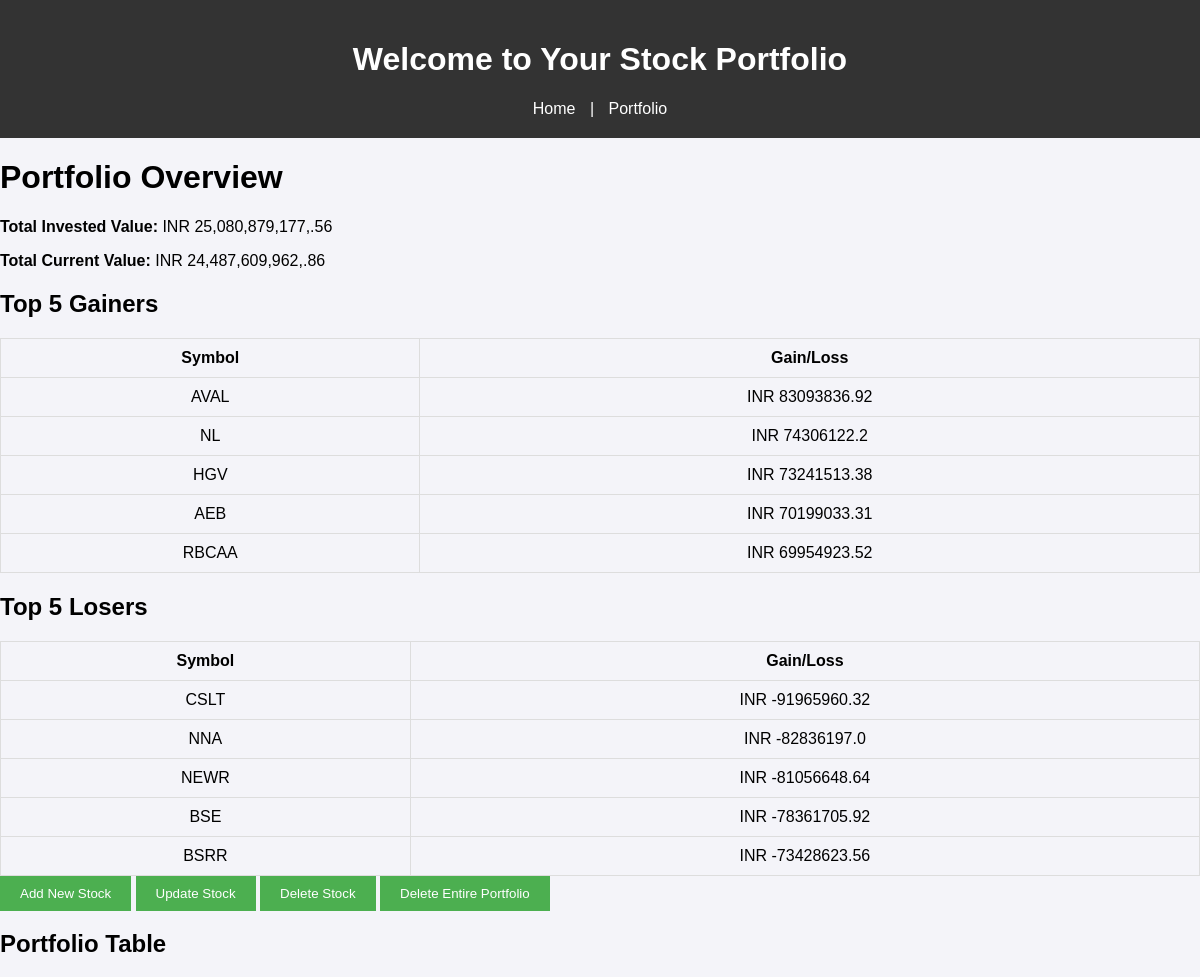
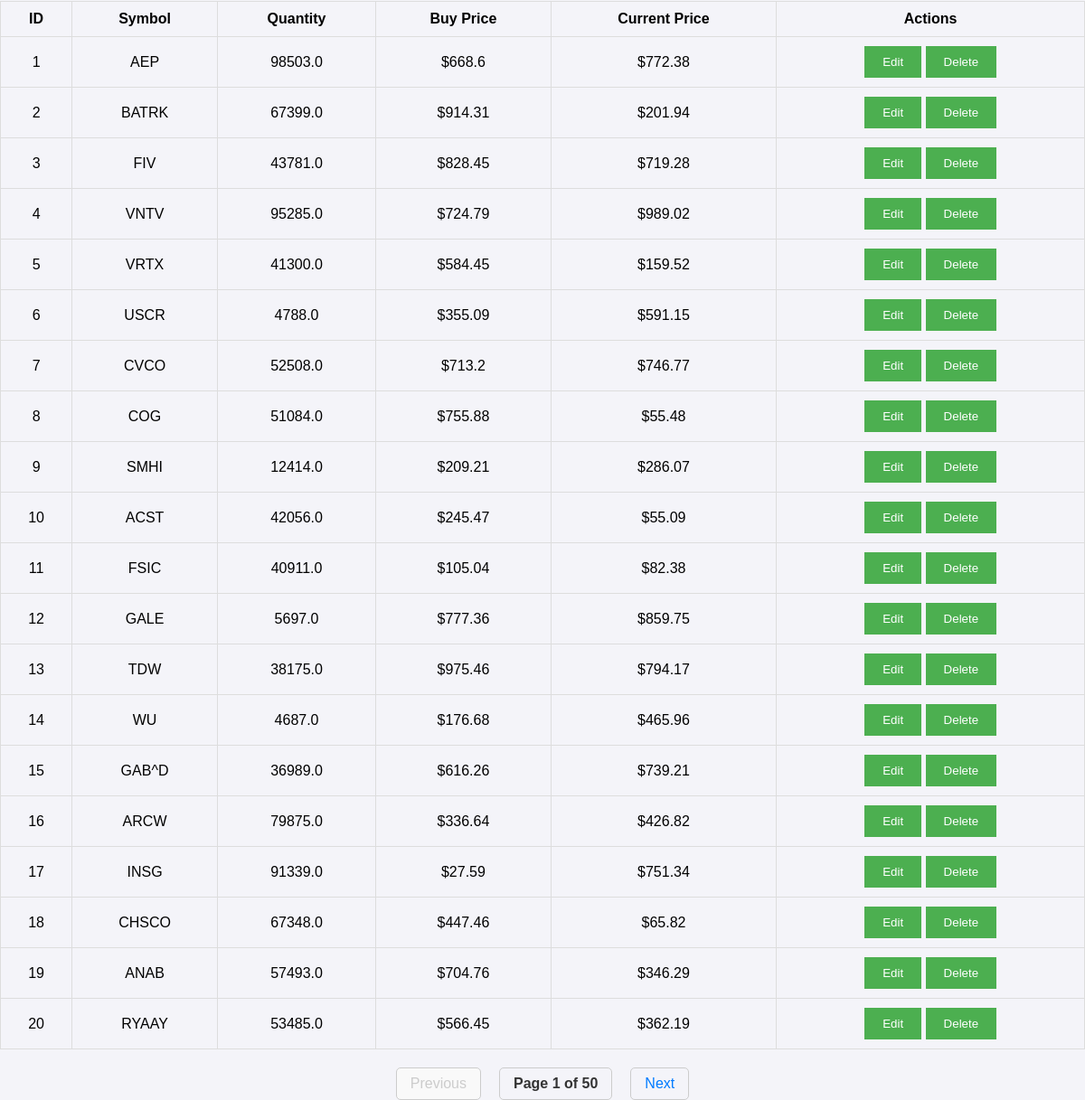
The app's page /portfolio with its own data (2 pictures, top to bottom).
### app.py (models this page shows, shortened)
class Portfolio(db.Model):
    id = db.Column(db.Integer, primary_key=True)
    symbol = db.Column(db.String(50), nullable=False)
    quantity = db.Column(db.Float, nullable=False)
    buyPrice = db.Column(db.Float, nullable=False)
    currentPrice = db.Column(db.Float, nullable=False)

### app.py (the view)
@app.route('/portfolio')
def portfolio():
    page = request.args.get('page', 1, type=int)
    per_page = 20  # Show 20 records per page
    all_stocks = Portfolio.query.all()
    portfolio = []
    total_invested = 0
    total_current_value = 0
    for stock in all_stocks:
        gain_loss = (stock.currentPrice - stock.buyPrice) * stock.quantity
        portfolio.append({
            'id': stock.id,
            'symbol': stock.symbol,
            'quantity': stock.quantity,
            'buyPrice': stock.buyPrice,
            'currentPrice': stock.currentPrice,
            'gain_loss': gain_loss
        })
    total_invested = round(sum(stock['quantity'] * stock['buyPrice'] for stock in portfolio), 2)
    total_current_value = round(sum(stock['quantity'] * stock['currentPrice'] for stock in portfolio), 2)
    formatted_total_invested = format_in_indian_number_format(total_invested)
    formatted_total_current_value = format_in_indian_number_format(total_current_value)
    sorted_portfolio = sorted(portfolio, key=lambda x: x['gain_loss'], reverse=True)
    top_gainers = sorted_portfolio[:5]
    top_losers = sorted(portfolio, key=lambda x: x['gain_loss'])[:5]
    paginated_portfolio = Portfolio.query.paginate(page=page, per_page=per_page, error_out=False)
    return render_template(
        'portfolio.html',
        total_invested=formatted_total_invested,
        total_current_value=formatted_total_current_value,
        top_gainers=top_gainers,
        top_losers=top_losers,
        pagination=paginated_portfolio
    )

### app.py (called while the page is built)
def format_in_indian_number_format(number):
    if number is None:
        return "0"
    num_str = str(number)
    num_str = num_str[::-1]
    formatted = []
    for i in range(0, len(num_str), 3):
        formatted.append(num_str[i:i+3])
    return ",".join(formatted)[::-1]

### templates/portfolio.html (shortened to what this page needs)
<!DOCTYPE html>
<html lang="en">
<head>
    <link rel="stylesheet" href="{{ url_for('static', filename='css/styles.css') }}">
</head>
<body>
    <header>
        <h1>Welcome to Your Stock Portfolio</h1>
        <nav>
            <a href="/">Home</a> |
            <a href="/portfolio">Portfolio</a>
        </nav>
    </header>
    <div class="container">
        <h1>Portfolio Overview</h1>
        <div class="summary">
            <p><strong>Total Invested Value:</strong> INR <span id="total-invested">{{ total_invested }}</span></p>
            <p><strong>Total Current Value:</strong> INR <span id="total-current-value">{{ total_current_value }}</span></p>
        </div>
        <div class="top-gainers">
            <h2>Top 5 Gainers</h2>
            <table>
                <thead>
                    <tr>
                        <th>Symbol</th>
                        <th>Gain/Loss</th>
                    </tr>
                </thead>
                <tbody>
                    {% for stock in top_gainers %}
                    <tr>
                        <td>{{ stock.symbol }}</td>
                        <td>INR {{ stock.gain_loss | round(2) }}</td>
                    </tr>
                    {% endfor %}
                </tbody>
            </table>
        </div>
        <div class="top-losers">
            <h2>Top 5 Losers</h2>
            <table>
                <thead>
                    <tr>
                        <th>Symbol</th>
                        <th>Gain/Loss</th>
                    </tr>
                </thead>
                <tbody>
                    {% for stock in top_losers %}
                    <tr>
                        <td>{{ stock.symbol }}</td>
                        <td>INR {{ stock.gain_loss | round(2) }}</td>
                    </tr>
                    {% endfor %}
                </tbody>
            </table>
        </div>
        <div class="crud-buttons">
            <button id="add-stock-btn">Add New Stock</button>
            <button id="update-stock-btn">Update Stock</button>
            <button id="delete-stock-btn">Delete Stock</button>
            <button id="delete-all-btn" class="btn btn-danger">Delete Entire Portfolio</button>
        </div>
        <h2>Portfolio Table</h2>
        <table>
            <thead>
                <tr>
                    <th>ID</th>
                    <th>Symbol</th>
                    <th>Quantity</th>
                    <th>Buy Price</th>
                    <th>Current Price</th>
                    <th>Actions</th>
                </tr>
            </thead>
            <tbody>
                {% for stock in pagination.items %}
                    <tr>
                        <td>{{ stock.id }}</td>
                        <td>{{ stock.symbol }}</td>
                        <td>{{ stock.quantity }}</td>
                        <td>${{ stock.buyPrice }}</td>
                        <td>${{ stock.currentPrice }}</td>
                        <td>
                            <button>Edit</button>
                            <button>Delete</button>
                        </td>
                    </tr>
                {% endfor %}
            </tbody>
        </table>
        <div class="pagination">
            {% if pagination.has_prev %}
                <a href="{{ url_for('portfolio', page=pagination.prev_num) }}" class="prev">Previous</a>
            {% else %}
                <span class="disabled">Previous</span>
            {% endif %}
            <span class="current-page">Page {{ pagination.page }} of {{ pagination.pages }}</span>
            {% if pagination.has_next %}
                <a href="{{ url_for('portfolio', page=pagination.next_num) }}" class="next">Next</a>
            {% else %}
                <span class="disabled">Next</span>
            {% endif %}
        </div>
</body>
</html>

### static/css/styles.css (style rules this page uses)
body { font-family: Arial, sans-serif; margin: 0; padding: 0; background-color: #f4f4f9; }
header { background-color: #333; color: white; padding: 20px; text-align: center; }
nav a { color: white; margin: 0 10px; text-decoration: none; }
table { width: 100%; border-collapse: collapse; margin-top: 20px; }
table, th, td { border: 1px solid #ddd; }
th, td { padding: 10px; text-align: center; }
button { padding: 10px 20px; background-color: #4CAF50; color: white; border: none; cursor: pointer; }
.pagination { display: flex; justify-content: center; align-items: center; margin-top: 20px; font-size: 16px; }
.pagination a, .pagination span { margin: 0 10px; padding: 8px 15px; text-decoration: none; color: #007bff; border: 1px solid #ccc; border-radius: 5px; }
.pagination .disabled { color: #ccc; pointer-events: none; border: 1px solid #ccc; background-color: #f9f9f9; }
.pagination .current-page { font-weight: bold; color: #333; }

### records on screen
Portfolio: symbol "AVAL", gain_loss "83093836.92"
Portfolio: symbol "NL", gain_loss "74306122.2"
Portfolio: symbol "HGV", gain_loss "73241513.38"
Portfolio: symbol "AEB", gain_loss "70199033.31"
Portfolio: symbol "RBCAA", gain_loss "69954923.52"
Portfolio: symbol "CSLT", gain_loss "-91965960.32"
Portfolio: symbol "NNA", gain_loss "-82836197.0"
Portfolio: symbol "NEWR", gain_loss "-81056648.64"
Portfolio: symbol "BSE", gain_loss "-78361705.92"
Portfolio: symbol "BSRR", gain_loss "-73428623.56"
Portfolio: id "1", symbol "AEP", quantity "98503.0", buyPrice "668.6", currentPrice "772.38"
Portfolio: id "2", symbol "BATRK", quantity "67399.0", buyPrice "914.31", currentPrice "201.94"
Portfolio: id "3", symbol "FIV", quantity "43781.0", buyPrice "828.45", currentPrice "719.28"
Portfolio: id "4", symbol "VNTV", quantity "95285.0", buyPrice "724.79", currentPrice "989.02"
Portfolio: id "5", symbol "VRTX", quantity "41300.0", buyPrice "584.45", currentPrice "159.52"
Portfolio: id "6", symbol "USCR", quantity "4788.0", buyPrice "355.09", currentPrice "591.15"
Portfolio: id "7", symbol "CVCO", quantity "52508.0", buyPrice "713.2", currentPrice "746.77"
Portfolio: id "8", symbol "COG", quantity "51084.0", buyPrice "755.88", currentPrice "55.48"
Portfolio: id "9", symbol "SMHI", quantity "12414.0", buyPrice "209.21", currentPrice "286.07"
Portfolio: id "10", symbol "ACST", quantity "42056.0", buyPrice "245.47", currentPrice "55.09"
Portfolio: id "11", symbol "FSIC", quantity "40911.0", buyPrice "105.04", currentPrice "82.38"
Portfolio: id "12", symbol "GALE", quantity "5697.0", buyPrice "777.36", currentPrice "859.75"
Portfolio: id "13", symbol "TDW", quantity "38175.0", buyPrice "975.46", currentPrice "794.17"
Portfolio: id "14", symbol "WU", quantity "4687.0", buyPrice "176.68", currentPrice "465.96"
Portfolio: id "15", symbol "GAB^D", quantity "36989.0", buyPrice "616.26", currentPrice "739.21"
Portfolio: id "16", symbol "ARCW", quantity "79875.0", buyPrice "336.64", currentPrice "426.82"
Portfolio: id "17", symbol "INSG", quantity "91339.0", buyPrice "27.59", currentPrice "751.34"
Portfolio: id "18", symbol "CHSCO", quantity "67348.0", buyPrice "447.46", currentPrice "65.82"
Portfolio: id "19", symbol "ANAB", quantity "57493.0", buyPrice "704.76", currentPrice "346.29"
Portfolio: id "20", symbol "RYAAY", quantity "53485.0", buyPrice "566.45", currentPrice "362.19"

### other values on screen
{{ total_invested }} "25,080,879,177,.56"
{{ total_current_value }} "24,487,609,962,.86"
{{ pagination.page }} "1"
{{ pagination.pages }} "50"
